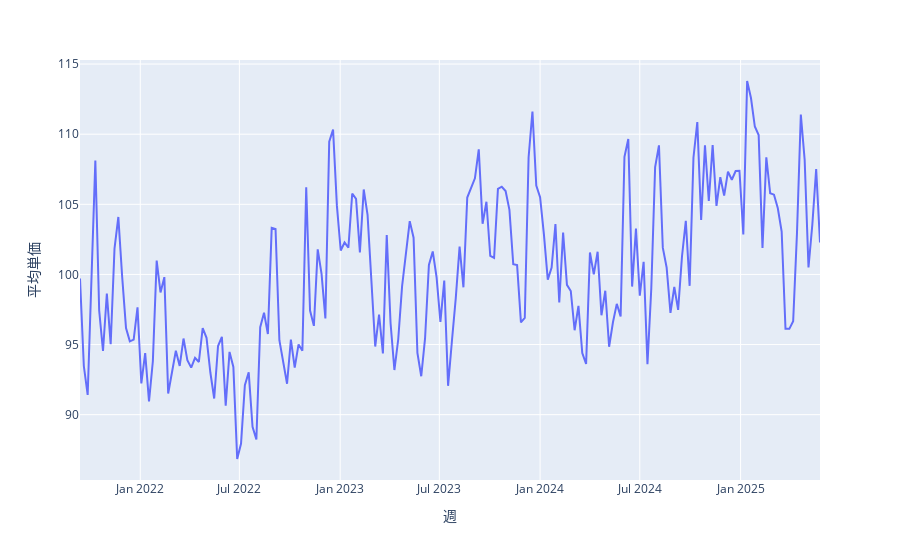

Notebook cell for this chart:
### Code cell
df_raw["平均単価"] = df_raw["推計販売規模 (金額) x1/1,000"]/df_raw["推計販売規模 (本数 （数量×入数）) x1/1,000"]
px.line(df_raw, x="週", y="平均単価")

### Figure 1 — Plotly figure (JSON) as saved in the notebook; plotly's stock layout.template omitted (floating-point values rounded to 4 significant figures; data arrays with more than 128 entries replaced by an {"elided": "..."} marker saying what was removed)
{"data": [{"hovertemplate": "週=%{x}<br>平均単価=%{y}<extra></extra>", "legendgroup": "", "line": {"color": "#636efa", "dash": "solid"}, "marker": {"symbol": "circle"}, "mode": "lines", "name": "", "orientation": "v", "showlegend": false, "type": "scatter", "x": {"elided": "194 str values"}, "xaxis": "x", "y": {"elided": "194 float values"}, "yaxis": "y"}], "layout": {"legend": {"tracegroupgap": 0}, "margin": {"t": 60}, "xaxis": {"anchor": "y", "domain": [0, 1], "title": {"text": "週"}}, "yaxis": {"anchor": "x", "domain": [0, 1], "title": {"text": "平均単価"}}}}
